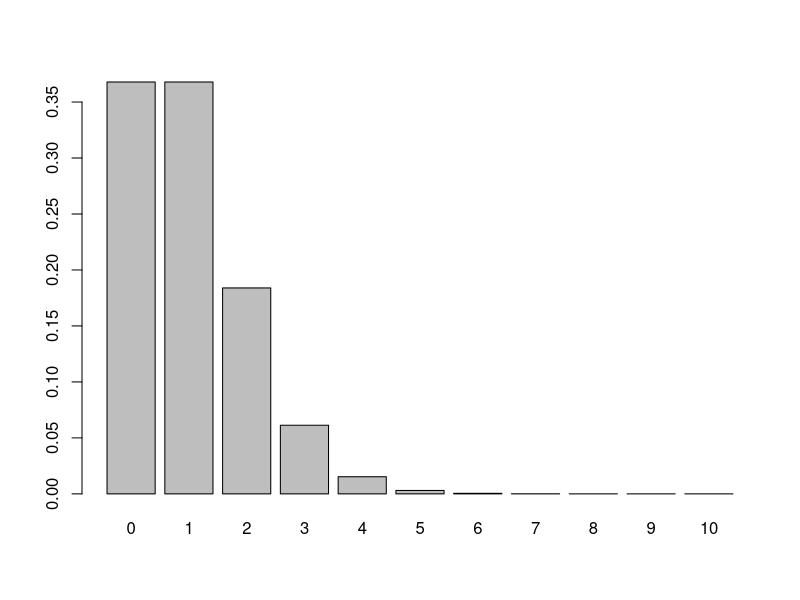
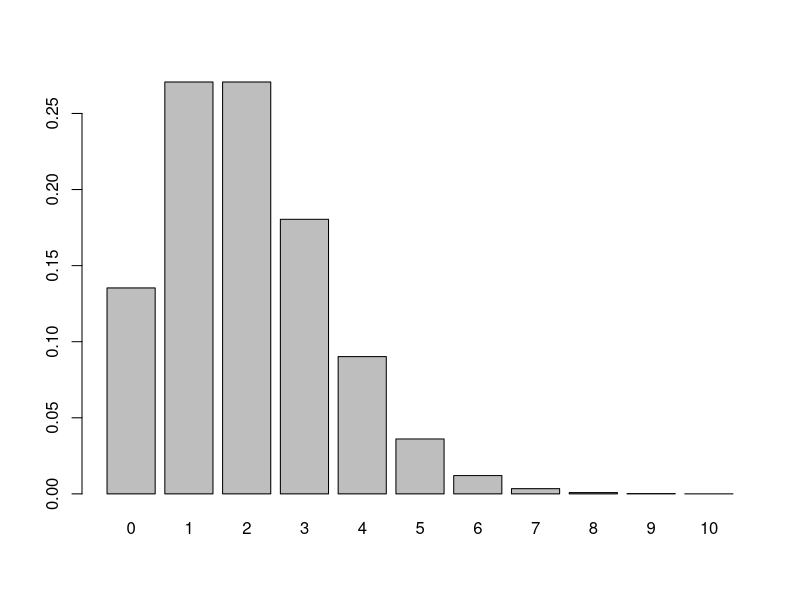
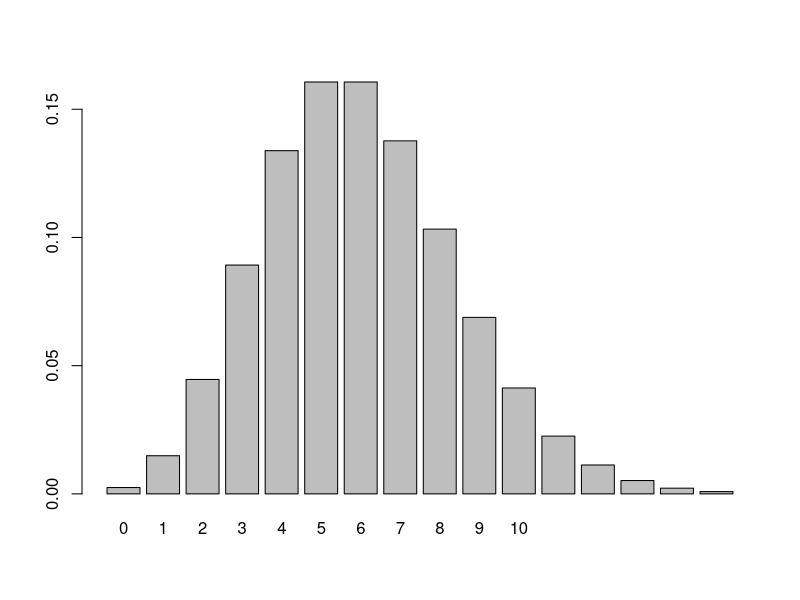
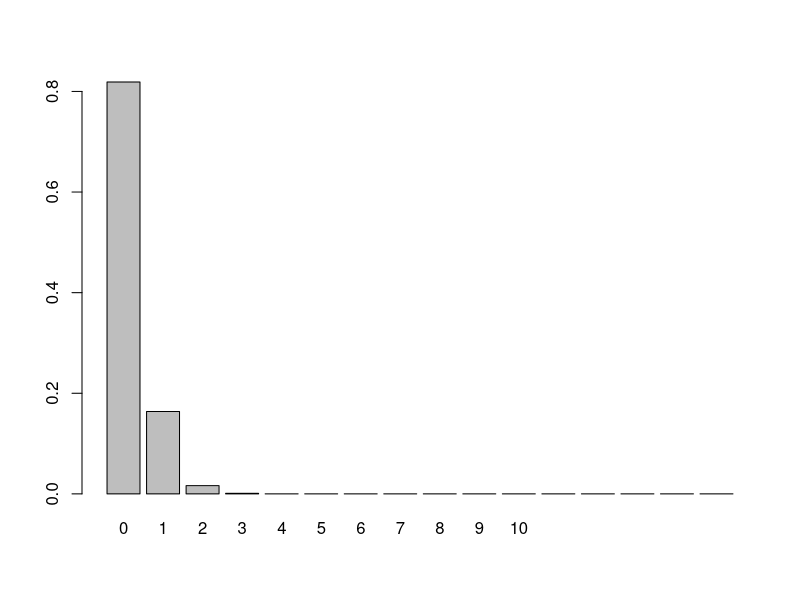
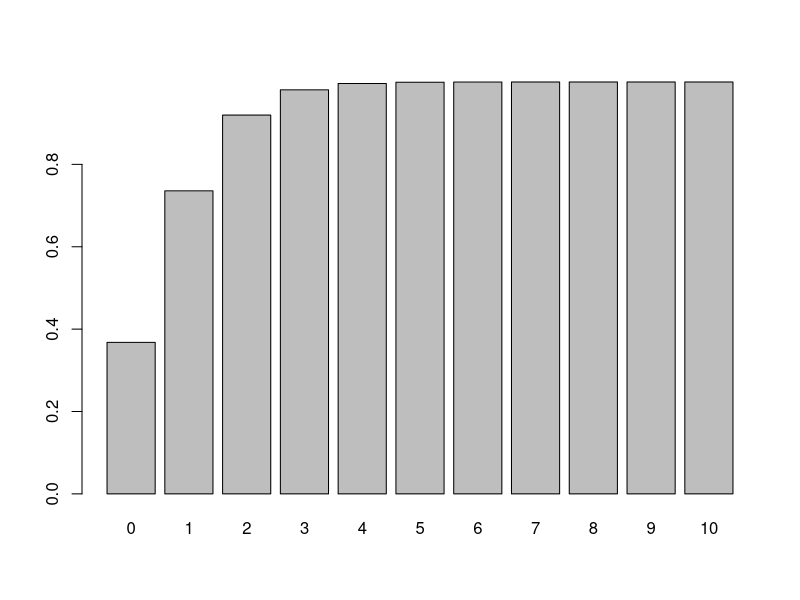
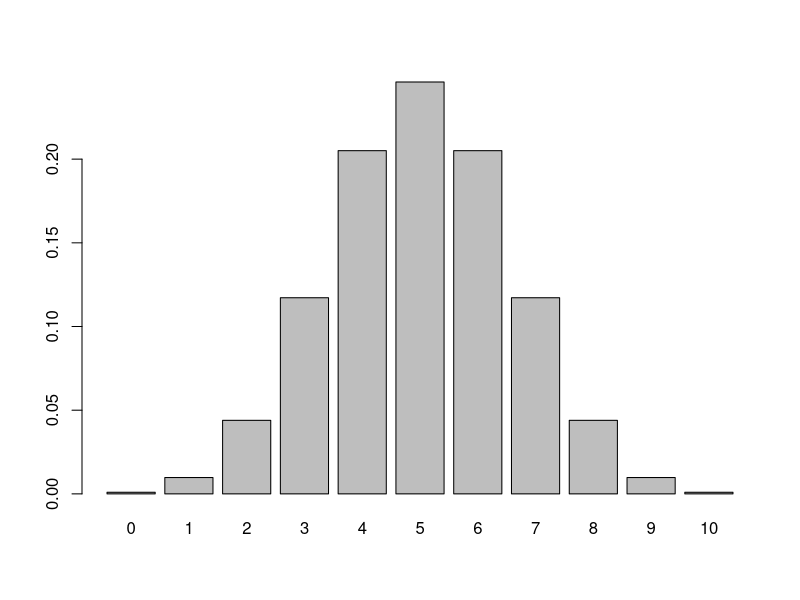
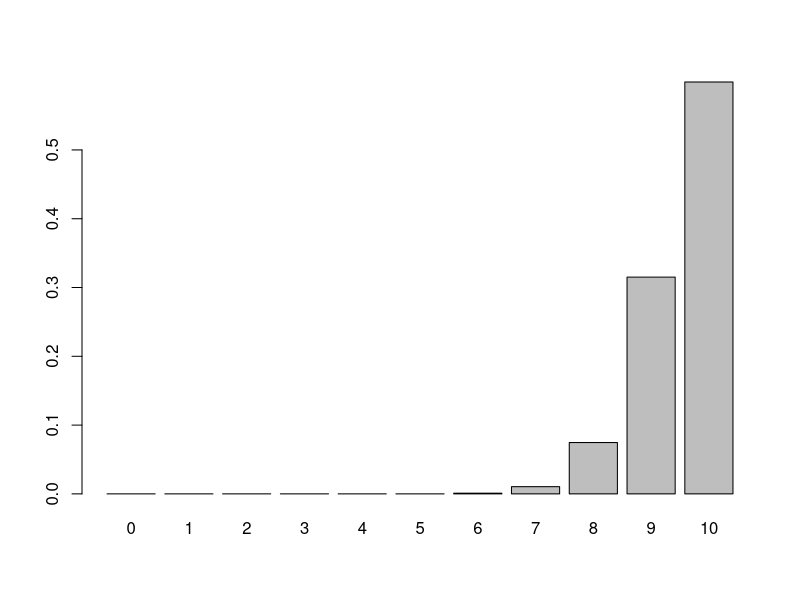
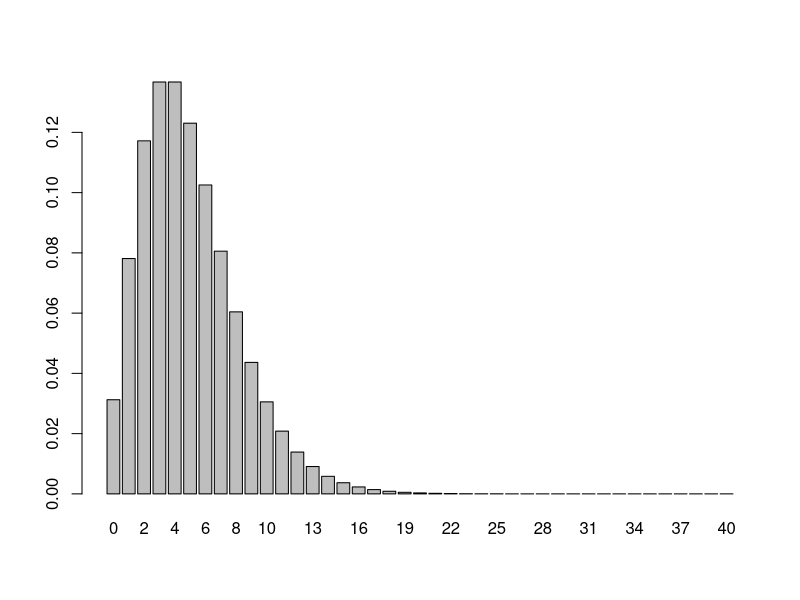

The R script that drew these images, in order:
## ---- chunk 1
knitr::opts_chunk$set(eval = FALSE)
## ---- chunk 2

# preliminaries
library(tidyverse)
set.seed(99)


z <- 1:10 # simple integer sequence
z <- sample(z) # reshuffle the ordering
print(z)

z < 4 # create logical vector
z[z < 4] # use as index call
which(z < 4) # use to get indices for logical
z[which(z < 4)] # does same as above

zD <- c(z,NA,NA) # contaminate it
zD[zD < 4] # NA values carried along!
zD[which(zD < 4)] # NA values dropped

# use complete.cases with atomic vector
print(zD)

complete.cases(zD)

zD[complete.cases(zD)] # clean them out

which(!complete.cases(zD)) # find NA slots

# use with a matrix

m <- matrix(1:20,nrow=5)
m[1,1] <- NA
m[5,4] <- NA
print(m)

m[complete.cases(m),] 

# now get complete cases for only certain columns!
m[complete.cases(m[,c(1,2)]),] # drops row 1
m[complete.cases(m[,c(2,3)]),] # no drops
m[complete.cases(m[,c(3,4)]),] # drops row 4
m[complete.cases(m[,c(1,4)]),] # drops 1&4

## ---- chunk 3
# Introducing the "tribble", a transposed tibble
# that is easy to type directly in to your own code

repMeasDat <- tribble(
  ~Subject, ~Treatment, ~Time1, ~Time2, ~Time3,
  #-----------------------------
  1, "Control", 1,1,2,
  2, "Control", 1,4,1,
  3, "Control", 2,2,2,
  4, "Heated", 5,6,6,
  5, "Heated", 7,7,5,
  6, "Heated", 7,5,5
  #------------------------------
)

print(repMeasDat)
## ---- chunk 4
repMeasDat %>%
gather(Time1:Time3, key="Time",value="Response")  
## ---- chunk 5
longData <- repMeasDat %>%
gather(Time1:Time3, key="Time",value="Response") %>%
arrange(Subject)
print(longData)
## ---- chunk 6
longData %>%
group_by(Time,Treatment) %>%
summarize(AvgRes = mean(Response)) %>%
arrange(Treatment,Time)
print(longData)
## ---- chunk 7
wideData <- longData %>%
spread(key=Time,value=Response)
print(wideData)
## ---- chunk 8
#-------------------------------------------------
# Poisson distribution
# Discrete X >= 0
# Random events with a constant rate lambda
# (observations per time or per unit area)
# Parameter lambda > 0

# "d" function generates probability density

MyVec <- dpois(x=seq(0,10),lambda=1)
names(MyVec) <- seq(0,10)
barplot(height=MyVec)

MyVec <- dpois(x=seq(0,10),lambda=2)
names(MyVec) <- seq(0,10)
barplot(height=MyVec)

MyVec <- dpois(x=seq(0,15),lambda=6)
names(MyVec) <- seq(0,10)
barplot(height=MyVec)

MyVec <- dpois(x=seq(0,15),lambda=0.2)
names(MyVec) <- seq(0,10)
barplot(height=MyVec)


sum(MyVec)  # sum of density function = 1.0 (total area under curve)

# for a Poisson distribution with lambda=2, 
# what is the probability that a single draw will yield X=0?

dpois(x=0,lambda=2)

# "p" function generates cumulative probability density; gives the 
# "lower tail" cumulative area of the distribution

MyVec <- ppois(q=seq(0,10),lambda=1)
names(MyVec) <- seq(0,10)
barplot(height=MyVec)

# for a Poisson distribution with lambda=2, 
# what is the probability that a single random draw will yield X <= 1?

ppois(q=1, lambda=2)
## ---- chunk 9
#-------------------------------------------------
# Binomial distribution
# p = probability of a dichotomous outcome
# size = number of trials
# x = possible outcomes

# use "d" binom for density function
MyVec <- dbinom(x=seq(0,10),size=10,prob=0.5)
names(MyVec) <- seq(0,10)
barplot(height=MyVec)

MyVec <- dbinom(x=seq(0,10),size=10,prob=0.95)
names(MyVec) <- seq(0,10)
barplot(height=MyVec)

# use "p" binom for cumulative distribution

# what is probability of getting 5 heads out of 10 tosses?
dbinom(x=5,size=10,prob=0.5)

# what is the probability of getting 5 
# or fewer heads out of 10 tosses?
pbinom(q=5,size=10,prob=0.5)
pbinom(q=4,size=9,prob=0.5)


# use "q" binom for quantiles

# what minimum number of heads will be found 
# for 40% of 50 trials with p = 0.5?

qbinom(p=0.4,size=50,prob=0.5)

# what is a 95% confidence interval for 100 trials 
# of a coin with p = 0.7 for heads?
qbinom(p=c(0.025,0.975),size=100,prob=0.7)
## ---- chunk 10
#-------------------------------------------------
# negative binomial: number of failures (values of MyVec)
# in a series of (Bernouli) with p=probability of success 
# before a target number of successes (= size)
# generates a discrete distribution that is more 
# heterogeneous ("overdispersed") than Poisson
MyVec <- dnbinom(x=seq(0,40), size=5, prob=0.5)
names(MyVec) <- seq(0,40)
barplot(height=MyVec)

# geometric series is a special case where N= 1 success
# each bar is a constant fraction 1 - "prob" of the bar before it
MyVec <- dnbinom(x=seq(0,40), size=1, prob=0.1)
names(MyVec) <- seq(0,40)
barplot(height=MyVec)


# alternatively specify mean = mu of distribution and size, 
# the dispersion parameter (small is more dispersed)

MyVec <- dnbinom(x=seq(0,40),size=1,mu=5)
names(MyVec) <- seq(0,40)
barplot(height=MyVec)


# also have the "pnbinom", "qnbinom" and "rnbinom" functions
# Probability of drawing a 3 or smaller from a negative binomial:
pnbinom(q=3,size=1,mu=5)

# 5 percent lower value for a negative binomial
qnbinom(p=0.05,size=10,mu=5)

# 95% confidence interval for a geometric series
qnbinom(p=c(0.025,0.975),prob=0.5,size=10)

# random sample from a negative binomial

MyVec <- rnbinom(n=1000,size=1,mu=20)
quantile(MyVec,prob=c(0.025,0.975))

# compare to exact calculation
qnbinom(p=c(0.025,0.975),size=1,mu=20)
## ---- chunk 11
#-------------------------------------------------
# uniform
# params specific minimum and maximum

# dunif for density plot
limits <- seq(0,10,by=0.01)
z <-dunif(x=limits,min=0,max=5)
names(z) <- limits
plot(x=limits, y=z,type="l",xlim=c(0,10))

#punif for cumulative density (= tail probabilities)
limits <- seq(0,10,by=0.01)
z <-punif(q=limits,min=0,max=5)
names(z) <- limits
plot(x=limits, y=z,type="l",xlim=c(0,10))

#qunif for quantiles
qunif(p=c(0.025,0.975),min=0,max=5)

#runif for random data
hist(runif(n=100,min=0,max=5))
hist(runif(n=1000,min=0,max=5))
#-------------------------------------------------
## ---- chunk 12
# normal 

hist(rnorm(n=100,mean=100,sd=2))

# problems with uniform when mean is small but zero is not allowed.
hist(rnorm(n=100,mean=2,sd=2))
MyVec <- rnorm(n=100,mean=2, sd=2)
summary(MyVec)
TossZeroes <- MyVec[MyVec>0]
hist(TossZeroes)
summary(TossZeroes)
## ---- chunk 13
#-------------------------------------------------
# gamma distribution, continuous positive values, but bounded at 0

hist(rgamma(n=100,shape=1,scale=10))

# gamma with shape= 1 is an exponential with scale = mean

# shape <=1 gives a mode near zero; very small shape rounds to zero
hist(rgamma(n=100,shape=0.1,scale=1))

# large shape parameters moves towards a normal
hist(rgamma(n=100,shape=20,scale=1))

# scale parameter changes mean- and the variance!

hist(rgamma(n=100,shape=2,scale=10))
hist(rgamma(n=100,shape=2,scale=100))
hist(rgamma(n=100,shape=2,scale=1))
hist(rgamma(n=100,shape=2,scale=0.1))

# unlike the normal, the two parameters affect both mean and variance

# mean = shape*scale
# variance= shape*scale^2
## ---- chunk 14
#-------------------------------------------------

# beta distribution 
# bounded at 0 and 1
# analagous to a binomial, but result is a continuous distribution of probabilities
# parameter shape1 = number of successes + 1
# parameter shape2 = number of failures + 1
# interpret these in terms of a coin you are tossing

# shape1 = 1, shape2 = 1 = "no data"
hist(rbeta(n=1000,shape1=1,shape2=1),breaks=seq(0,1.0,length=100))

# shape1 = 2, shape1 = 1 = "1 coin toss, comes up heads!"
hist(rbeta(n=1000,shape1=2,shape2=1),breaks=seq(0,1.0,length=100))
hist(rbeta(n=1000,shape1=1,shape2=2),breaks=seq(0,1.0,length=100))

# two tosses, 1 head and 1 tail
hist(rbeta(n=1000,shape1=2,shape2=2),breaks=seq(0,1.0,length=100))

# two tosses, both heads
hist(rbeta(n=1000,shape1=3,shape2=1),breaks=seq(0,1.0,length=100))

# let's get more data
hist(rbeta(n=1000,shape1=20,shape2=20),breaks=seq(0,1.0,length=100))

hist(rbeta(n=1000,shape1=500,shape2=500),breaks=seq(0,1.0,length=100))

# if the coin is biased
hist(rbeta(n=1000,shape1=1000,shape2=500),breaks=seq(0,1.0,length=100))
hist(rbeta(n=1000,shape1=10,shape2=5),breaks=seq(0,1.0,length=100))


# shape parameters less than 1.0 give us a u-shaped distribution
hist(rbeta(n=1000,shape1=0.1,shape2=0.1),breaks=seq(0,1.0,length=100))
hist(rbeta(n=1000,shape1=0.5,shape2=0.5),breaks=seq(0,1.0,length=100))
hist(rbeta(n=1000,shape1=0.5,shape2=0.2),breaks=seq(0,1.0,length=100))
## ---- chunk 15
#-------------------------------------------------
# estimating parameters from data
# maximum likelihood estimator theta versus P(data|theta)

# use fitdistr function, feeding it data and a distribution type)
library(MASS)
x <- rnorm(1000,mean=92.5,sd=2.5)
hist(x)
fitdistr(x,"normal")

# compare to true parameters
# compare to parameters estimated from simple means and standard deviations
mean(x)
sd(x)

# but how do we "know" what distribution to fit?
fitdistr(x,"gamma")
z <- fitdistr(x,"gamma")

# find components of z
str(z)
# rate = 1/scale
# so here is the estimate of the mean
z$estimate[1]/z$estimate[2]

# and here is the estimate of the variance
z$estimate[1]/z$estimate[2]^2
